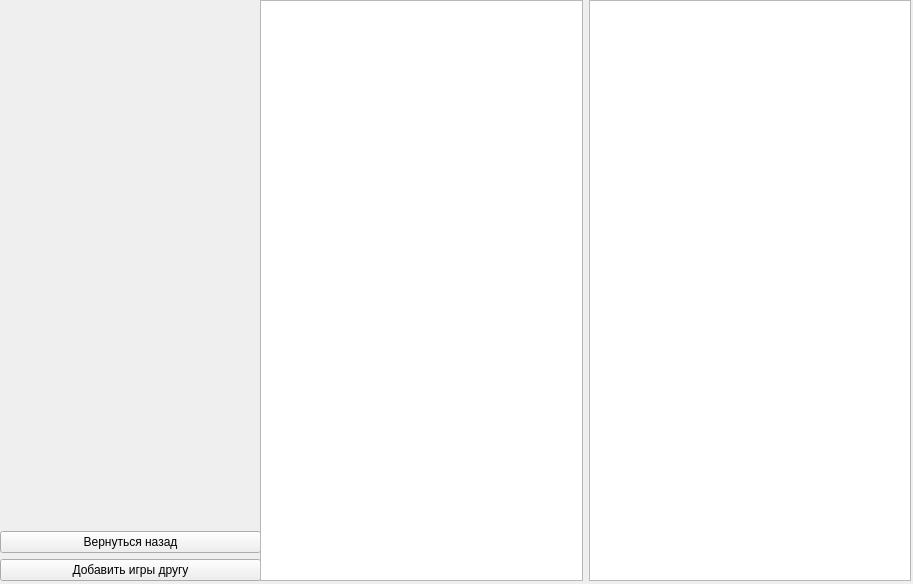
<?xml version="1.0" encoding="UTF-8"?>
<ui version="4.0">
 <class>addGames</class>
 <widget class="QMainWindow" name="addGames">
  <property name="geometry">
   <rect>
    <x>0</x>
    <y>0</y>
    <width>913</width>
    <height>584</height>
   </rect>
  </property>
  <property name="windowTitle">
   <string>MainWindow</string>
  </property>
  <widget class="QWidget" name="centralwidget">
   <widget class="QWidget" name="verticalLayoutWidget">
    <property name="geometry">
     <rect>
      <x>0</x>
      <y>0</y>
      <width>261</width>
      <height>581</height>
     </rect>
    </property>
    <layout class="QVBoxLayout" name="labelLayout">
     <item>
      <widget class="QLabel" name="steamNameLabel">
       <property name="font">
        <font>
         <pointsize>18</pointsize>
        </font>
       </property>
       <property name="text">
        <string/>
       </property>
      </widget>
     </item>
     <item>
      <widget class="QLabel" name="friendDescText">
       <property name="font">
        <font>
         <pointsize>12</pointsize>
        </font>
       </property>
       <property name="text">
        <string/>
       </property>
      </widget>
     </item>
     <item>
      <widget class="QPushButton" name="returnBackButton">
       <property name="text">
        <string>Вернуться назад</string>
       </property>
      </widget>
     </item>
     <item>
      <widget class="QPushButton" name="addGamesToFriendButton">
       <property name="text">
        <string>Добавить игры другу</string>
       </property>
      </widget>
     </item>
    </layout>
   </widget>
   <widget class="QWidget" name="horizontalLayoutWidget">
    <property name="geometry">
     <rect>
      <x>260</x>
      <y>0</y>
      <width>651</width>
      <height>581</height>
     </rect>
    </property>
    <layout class="QHBoxLayout" name="tablesLayout">
     <item>
      <widget class="QTableWidget" name="allGamesTable"/>
     </item>
     <item>
      <widget class="QTableWidget" name="pickedGamesTable"/>
     </item>
    </layout>
   </widget>
  </widget>
 </widget>
 <resources/>
 <connections/>
</ui>
